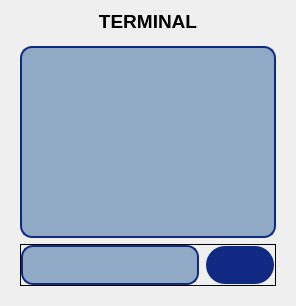
               <widget class="QWidget" name="terminalPage">
                <layout class="QVBoxLayout" name="verticalLayout_34">
                 <item>
                  <widget class="QLabel" name="page3Label_2">
                   <property name="minimumSize">
                    <size>
                     <width>0</width>
                     <height>20</height>
                    </size>
                   </property>
                   <property name="maximumSize">
                    <size>
                     <width>16777215</width>
                     <height>20</height>
                    </size>
                   </property>
                   <property name="font">
                    <font>
                     <pointsize>14</pointsize>
                     <bold>true</bold>
                    </font>
                   </property>
                   <property name="text">
                    <string>TERMINAL</string>
                   </property>
                   <property name="alignment">
                    <set>Qt::AlignmentFlag::AlignCenter</set>
                   </property>
                  </widget>
                 </item>
                 <item>
                  <widget class="QFrame" name="terminalFrame">
                   <layout class="QVBoxLayout" name="verticalLayout_29">
                    <item>
                     <widget class="QFrame" name="terminaloutFrame">
                      <layout class="QHBoxLayout" name="horizontalLayout_30">
                       <property name="spacing">
                        <number>0</number>
                       </property>
                       <property name="leftMargin">
                        <number>0</number>
                       </property>
                       <property name="topMargin">
                        <number>0</number>
                       </property>
                       <property name="rightMargin">
                        <number>0</number>
                       </property>
                       <property name="bottomMargin">
                        <number>0</number>
                       </property>
                       <item>
                        <widget class="QTextEdit" name="terimalTextEdit">
                         <property name="font">
                          <font>
                           <pointsize>12</pointsize>
                          </font>
                         </property>
                         <property name="styleSheet">
                          <string notr="true">QTextEdit {
	background-color: rgb(144, 170, 197);
	border-radius: 12px;
	border: 2px solid rgb(16, 42, 131);
}</string>
                         </property>
                         <property name="frameShape">
                          <enum>QFrame::Shape::VLine</enum>
                         </property>
                         <property name="frameShadow">
                          <enum>QFrame::Shadow::Raised</enum>
                         </property>
                         <property name="lineWidth">
                          <number>1</number>
                         </property>
                        </widget>
                       </item>
                      </layout>
                     </widget>
                    </item>
                    <item>
                     <widget class="QFrame" name="terminalsendFrame">
                      <property name="frameShape">
                       <enum>QFrame::Shape::Box</enum>
                      </property>
                      <layout class="QHBoxLayout" name="horizontalLayout_31" stretch="4,1">
                       <property name="leftMargin">
                        <number>0</number>
                       </property>
                       <property name="topMargin">
                        <number>0</number>
                       </property>
                       <property name="rightMargin">
                        <number>0</number>
                       </property>
                       <property name="bottomMargin">
                        <number>0</number>
                       </property>
                       <item>
                        <widget class="QLineEdit" name="terminalLineEdit">
                         <property name="minimumSize">
                          <size>
                           <width>0</width>
                           <height>40</height>
                          </size>
                         </property>
                         <property name="font">
                          <font>
                           <pointsize>12</pointsize>
                           <bold>true</bold>
                          </font>
                         </property>
                         <property name="styleSheet">
                          <string notr="true">QLineEdit {
	background-color: rgb(144, 170, 197);
	border-radius: 12px;
	border: 2px solid rgb(16, 42, 131);
}</string>
                         </property>
                         <property name="frame">
                          <bool>true</bool>
                         </property>
                        </widget>
                       </item>
                       <item>
                        <widget class="QPushButton" name="terminalsendPushButton">
                         <property name="font">
                          <font>
                           <pointsize>15</pointsize>
                          </font>
                         </property>
                         <property name="styleSheet">
                          <string notr="true">QPushButton {
	color: rgb(255, 255, 255);	
	background-color: rgb(16, 42, 131);
	border-color: transparent;
	border-style: outset;
	border-radius: 20px;
	border-width: 2px;
	padding: 6px;
}

QPushButton:hover {
	color: rgb(16, 42, 131);
	background-color: rgb(167, 198, 229);
	border-color: rgb(16, 42, 131);
}

QPushButton:disabled {
	background-color: rgb(172, 172, 172);
}</string>
                         </property>
                         <property name="text">
                          <string/>
                         </property>
                         <property name="icon">
                          <iconset resource="resources.qrc">
                           <normaloff>:/icons/icons/arrow-right.svg</normaloff>:/icons/icons/arrow-right.svg</iconset>
                         </property>
                         <property name="iconSize">
                          <size>
                           <width>24</width>
                           <height>24</height>
                          </size>
                         </property>
                        </widget>
                       </item>
                      </layout>
                     </widget>
                    </item>
                   </layout>
                  </widget>
                 </item>
                </layout>
               </widget>
